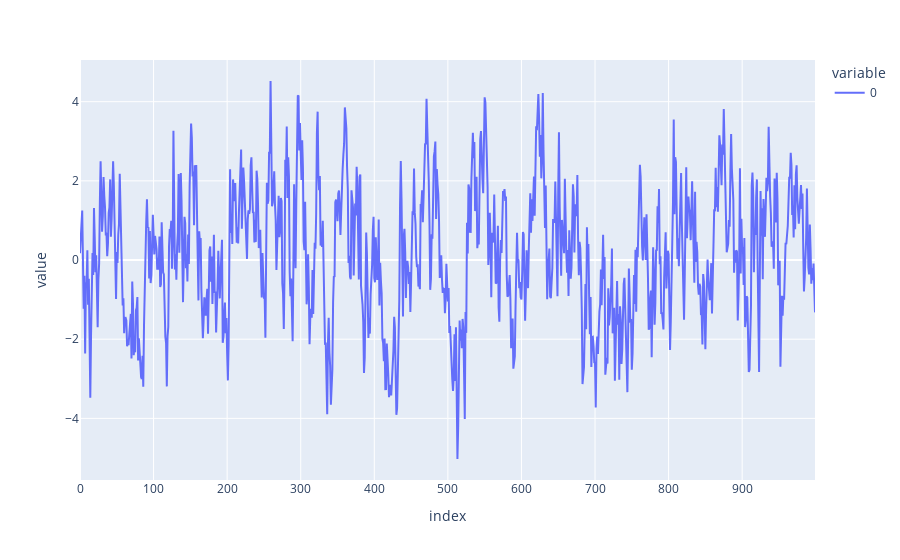

The cell this chart's notebook holds for it:
### Markdown cell above
### 1. Simulated autoregressive process

### Code cell
x = arima_process.arma_generate_sample(ar=[1, -0.8], ma=[1], nsample=1000)

px.line(x)

### Figure 1 — Plotly figure (JSON) as saved in the notebook; plotly's stock layout.template omitted (floating-point values rounded to 4 significant figures; data arrays with more than 128 entries replaced by an {"elided": "..."} marker saying what was removed)
{"data": [{"hovertemplate": "variable=0<br>index=%{x}<br>value=%{y}<extra></extra>", "legendgroup": "0", "line": {"color": "#636efa", "dash": "solid"}, "marker": {"symbol": "circle"}, "mode": "lines", "name": "0", "orientation": "v", "showlegend": true, "type": "scatter", "x": {"elided": "1000 int values"}, "xaxis": "x", "y": {"elided": "1000 float values"}, "yaxis": "y"}], "layout": {"legend": {"title": {"text": "variable"}, "tracegroupgap": 0}, "margin": {"t": 60}, "xaxis": {"anchor": "y", "domain": [0, 1], "title": {"text": "index"}}, "yaxis": {"anchor": "x", "domain": [0, 1], "title": {"text": "value"}}}}
